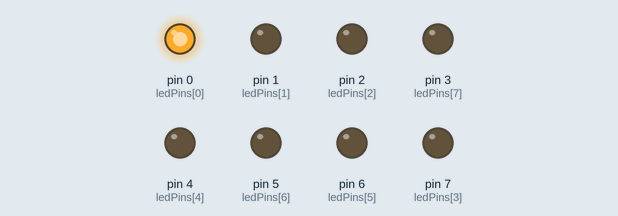
Recording of a sketch running on a simulated Arduino Uno, built with avr-gcc and run on an emulated ATmega328P. Parts: output pins drawn as LEDs (lit = HIGH).

Above: at 0.05 s.
At 0.8 s:
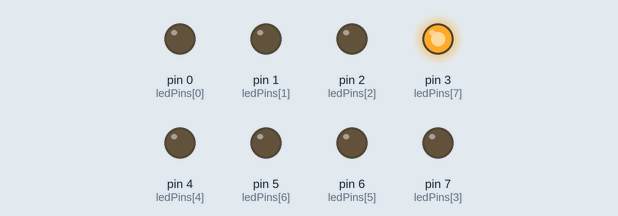
At 1.45 s:
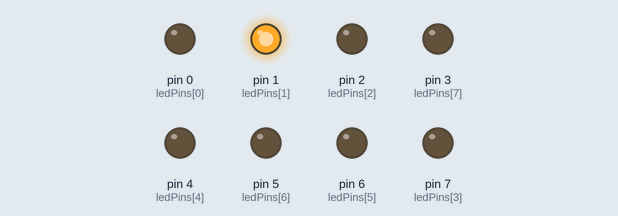
At 2.1 s:
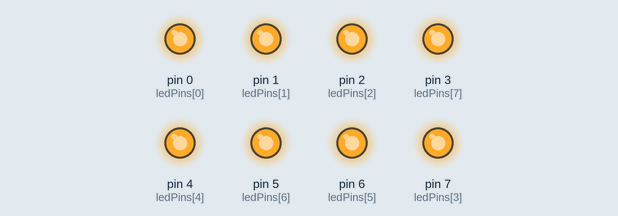
At 3.95 s:
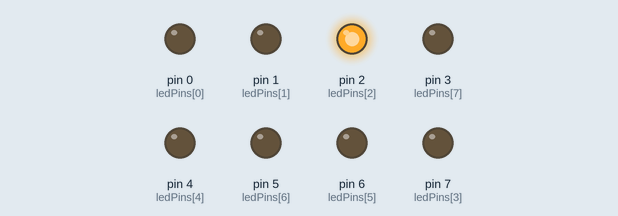
At 5.85 s:
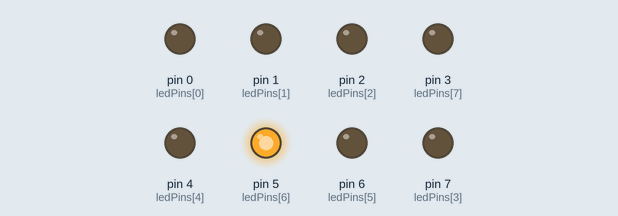
Timing chart, 0 to 6.2 s (numbered marks = the images above):
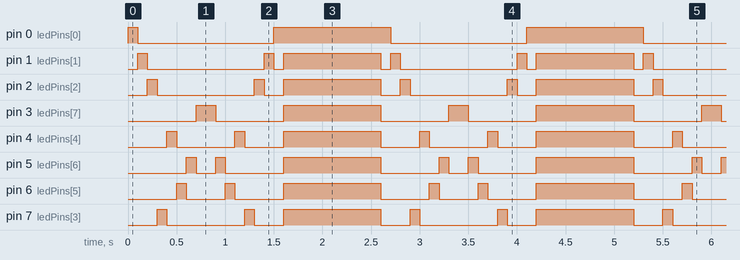

The sketch:

_7SegmentFlashThrough.pde
```cpp
 /*
   Arrays

  Demonstrates the use of  an array to hold pin numbers
  in order to iterate over the pins in a sequence.
  Lights multiple LEDs in sequence, then in reverse.

  Unlike the For Loop tutorial, where the pins have to be
  contiguous, here the pins can be in any random order.

  The circuit:
  * LEDs from pins 2 through 7 to ground

  created 2006
  by David A. Mellis
  modified 5 Jul 2009
  by Tom Igoe

  http://www.arduino.cc/en/Tutorial/Array
  */
 int timer = 100;           // The higher the number, the slower the timing.
 int ledPins[] = {
   0,1,2, 7, 4, 6, 5, 3 };       // an array of pin numbers to which LEDs are attached
 int pinCount =8;           // the number of pins (i.e. the length of the array)
 void setup() {
   int thisPin;
   // the array elements are numbered from 0 to (pinCount - 1).
   // use a for loop to initialize each pin as an output:
   for (int thisPin = 0; thisPin < pinCount; thisPin++)  {
     pinMode(ledPins[thisPin], OUTPUT);
   }
 }
 void loop() {
    digitalWrite(0,LOW);
     digitalWrite(1,LOW);
     digitalWrite(2,LOW);
     digitalWrite(3,LOW);
     digitalWrite(4,LOW);
     digitalWrite(5,LOW);
     digitalWrite(6,LOW);
     digitalWrite(7,LOW);
     digitalWrite(8,LOW);


   // loop from the lowest pin to the highest:
   for (int thisPin = 0; thisPin < pinCount; thisPin++) {
     // turn the pin on:
     digitalWrite(ledPins[thisPin], HIGH);
     delay(timer);
     // turn the pin off:
     digitalWrite(ledPins[thisPin], LOW);
   }
   // loop from the highest pin to the lowest:
   for (int thisPin = pinCount - 1; thisPin >= 0; thisPin--) {
     // turn the pin on:
     digitalWrite(ledPins[thisPin], HIGH);
     delay(timer);
     // turn the pin off:
     digitalWrite(ledPins[thisPin], LOW);
   }

   if(int thisPin = pinCount) {
     digitalWrite(0,HIGH);
     digitalWrite(1,HIGH);
     digitalWrite(2,HIGH);
     digitalWrite(3,HIGH);
     digitalWrite(4,HIGH);
     digitalWrite(5,HIGH);
     digitalWrite(6,HIGH);
     digitalWrite(7,HIGH);
     digitalWrite(8,HIGH);

     delay(1000);
   }

 }
```

Measured:
- by itself, pin 0 (ledPins[0]): repeats every 2.6 s: LOW 1.4 s, HIGH 1.2 s
- by itself, pin 1 (ledPins[1]): repeats every 2.6 s: LOW 1.2 s, HIGH 0.10 s, LOW 0.10 s, HIGH 1.0 s, LOW 0.10 s, HIGH 0.10 s
- by itself, pin 2 (ledPins[2]): repeats every 2.6 s: LOW 1.0 s, HIGH 0.10 s, LOW 0.20 s, HIGH 1.0 s, LOW 0.20 s, HIGH 0.10 s
- by itself, pin 3 (ledPins[7]): repeats every 2.6 s: LOW 0.70 s, HIGH 1.0 s, LOW 0.70 s, HIGH 0.20 s
- by itself, pin 4 (ledPins[4]): repeats every 2.6 s: LOW 0.60 s, HIGH 0.10 s, LOW 0.40 s, HIGH 1.0 s, LOW 0.40 s, HIGH 0.10 s
- by itself, pin 5 (ledPins[6]): repeats every 2.6 s: LOW 0.20 s, HIGH 0.10 s, LOW 0.60 s, HIGH 1.0 s, LOW 0.60 s, HIGH 0.10 s
- by itself, pin 6 (ledPins[5]): repeats every 2.6 s: LOW 0.40 s, HIGH 0.10 s, LOW 0.50 s, HIGH 1.0 s, LOW 0.50 s, HIGH 0.10 s
- by itself, pin 7 (ledPins[3]): repeats every 2.6 s: LOW 0.80 s, HIGH 0.10 s, LOW 0.30 s, HIGH 1.0 s, LOW 0.30 s, HIGH 0.10 s
